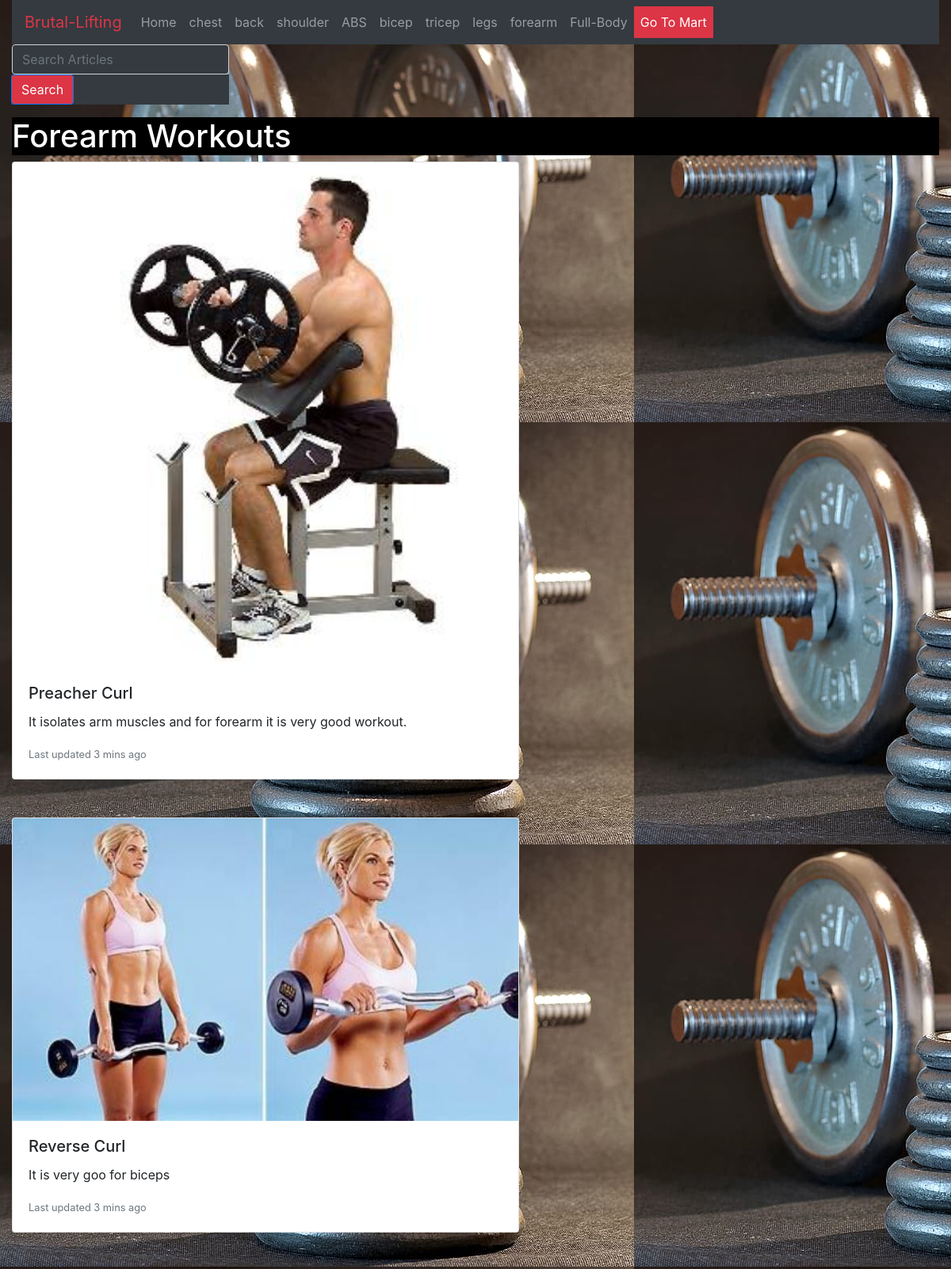
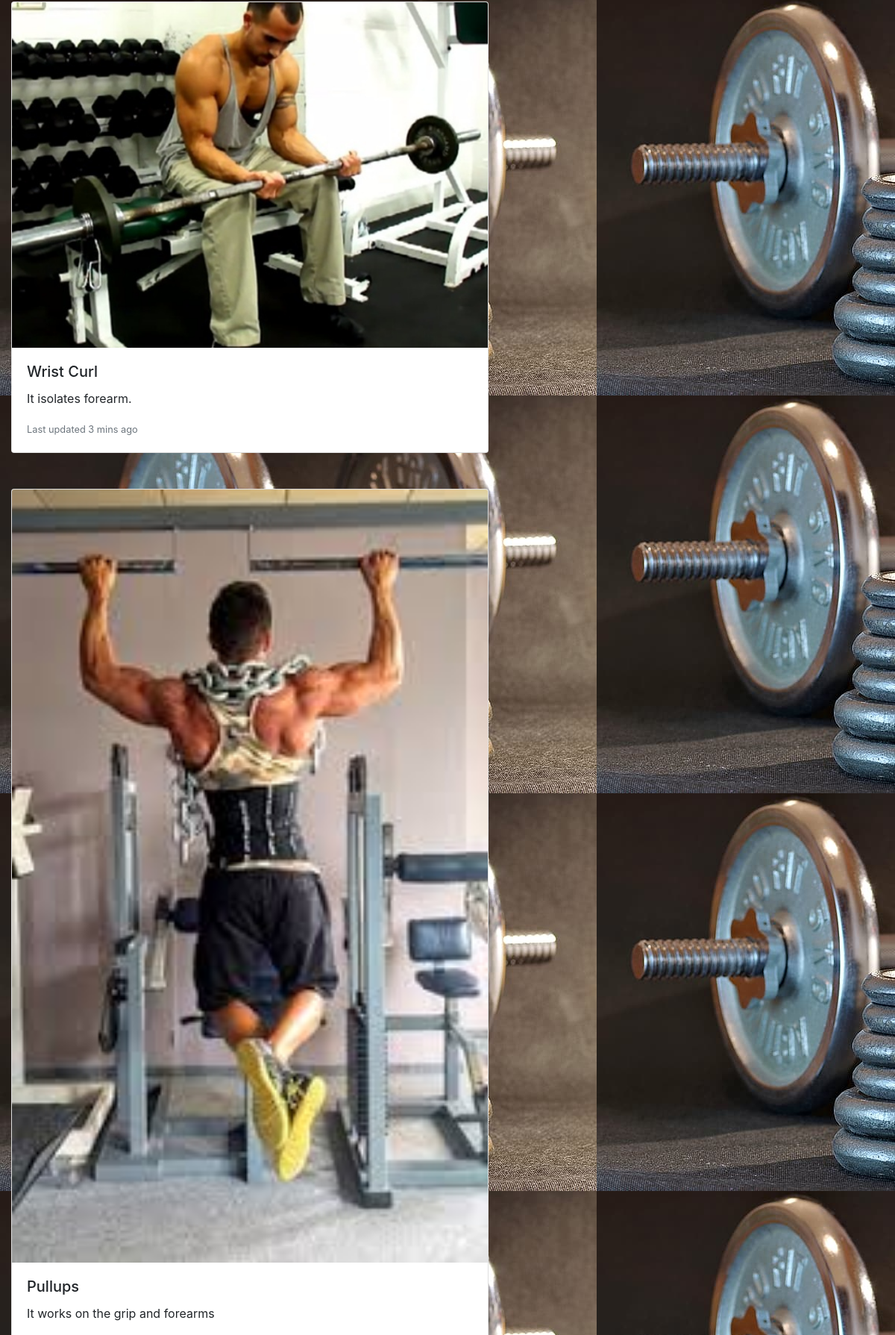
The page /forearm/ (upper part) on the database its author committed (2 pictures, top to bottom).
### fitness_blog/models.py (models this page shows)
class forearm1(models.Model):
    post_id = models.AutoField(primary_key=True)
    title = models.CharField(max_length=50)
    heading1 = models.CharField(max_length=50)
    image1 = models.ImageField(upload_to='blog/images', default="")
    content1 = models.TextField(default="")
    heading2 = models.CharField(max_length=50)
    image2 = models.ImageField(upload_to='blog/images', default="")
    content2 = models.TextField(default="")
    heading3 = models.CharField(max_length=50)
    image3 = models.ImageField(upload_to='blog/images', default="")
    content3 = models.TextField(default="")
    heading4 = models.CharField(max_length=50)
    image4 = models.ImageField(upload_to='blog/images', default="")
    content4 = models.TextField(default="")
    heading5 = models.CharField(max_length=50)
    image5 = models.ImageField(upload_to='blog/images', default="")
    content5 = models.TextField(default="")
    heading6 = models.CharField(max_length=50)
    image6 = models.ImageField(upload_to='blog/images', default="")
    content6 = models.TextField(default="")
    def __str__(self):
        return self.title

### fitness_blog/views.py (the view)
# urls.py: path("forearm/", views.forearm, name="forearm"),
def forearm(request):
    post = forearm1.objects.all()[0]
    print(post)
    return render(request, "blog/forearm.html", {'post': post})

### fitness_blog/templates/blog/forearm.html (shortened to what this page needs)
{% extends 'blog/basic.html' %}
{% block body %}
<h1 style="color:white; background-color: black"> {{post.title}} </h1>
    <div class="card mb-5" style="width: 40rem;">
    <img src="/media/{{post.image1}}" class="card-img-top" alt="...">
    <div class="card-body">
      <h5 class="card-title">{{post.heading1}}</h5>
      <p class="card-text">{{post.content1}}</p>
      <p class="card-text"><small class="text-muted">Last updated 3 mins ago</small></p>
    </div>
  </div>
  <div class="card mb-5" style="width: 40rem;">
    <img src="/media/{{post.image2}}" class="card-img-top" alt="...">
    <div class="card-body">
      <h5 class="card-title">{{post.heading2}}</h5>
      <p class="card-text">{{post.content2}}</p>
      <p class="card-text"><small class="text-muted">Last updated 3 mins ago</small></p>
    </div>
  </div>
  <div class="card mb-5" style="width: 40rem;">
    <img src="/media/{{post.image3}}" class="card-img-top" alt="...">
    <div class="card-body">
      <h5 class="card-title">{{post.heading3}}</h5>
      <p class="card-text">{{post.content3}}</p>
      <p class="card-text"><small class="text-muted">Last updated 3 mins ago</small></p>
    </div>
  </div>
  <div class="card mb-5" style="width: 40rem;">
    <img src="/media/{{post.image4}}" class="card-img-top" alt="...">
    <div class="card-body">
      <h5 class="card-title">{{post.heading4}}</h5>
      <p class="card-text">{{post.content4}}</p>
    </div>
  </div>
{% endblock %}

### rows shown on the page
forearm1: title "Forearm Workouts", image1 (picture), heading1 "Preacher Curl", content1 "It isolates arm muscles and for forearm it is very good workout.", image2 (picture), heading2 "Reverse Curl", content2 "It is very goo for biceps", image3 (picture), heading3 "Wrist Curl", content3 "It isolates forearm.", image4 (picture), heading4 "Pullups", content4 "It works on the grip and forearms"
